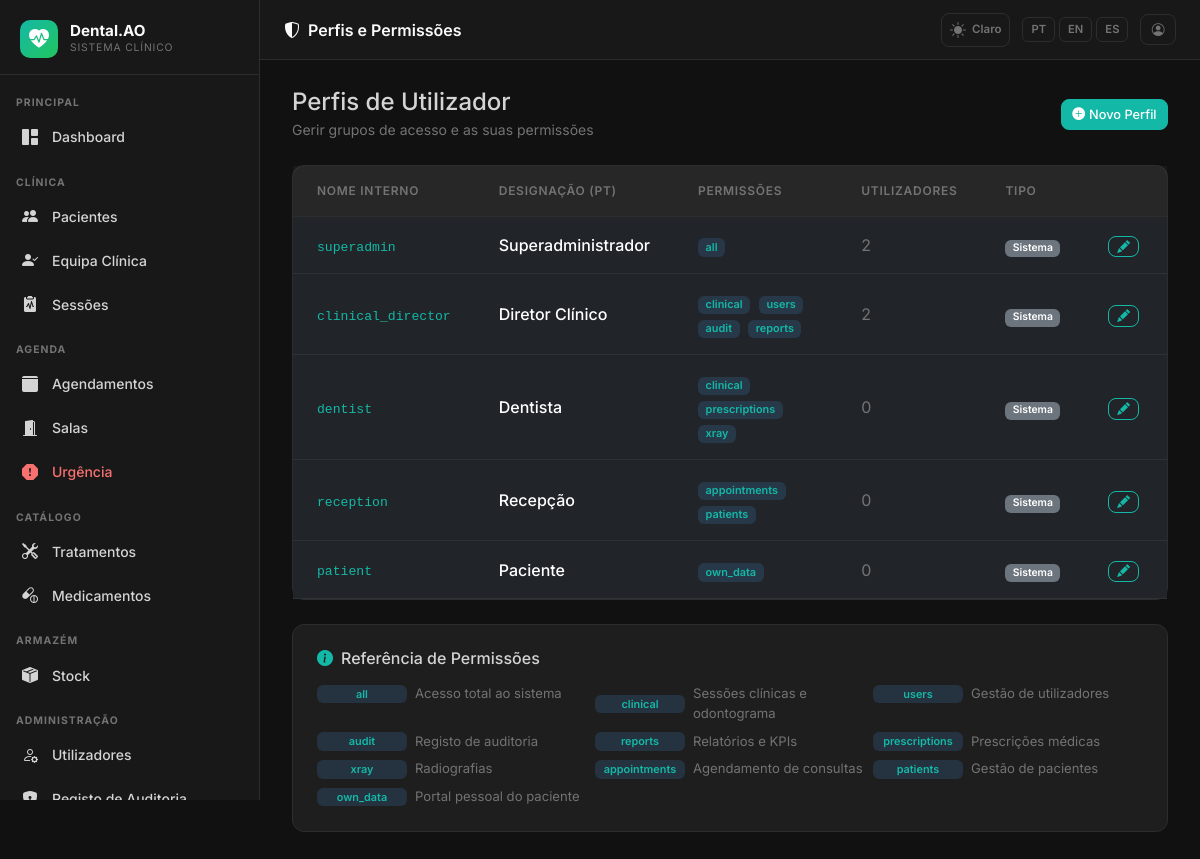
The app's page /superadmin/roles (signed in) with its own data.
### app/models.py (models this page shows, shortened)
class AppSetting(db.Model):
    __tablename__ = 'app_settings'
    key   = db.Column(db.String(64), primary_key=True)
    value = db.Column(db.Text, nullable=True)
    _DEFAULTS = {
        'app_name':       'DentalCare Pro',
        'app_logo':       '',
        'bg_dark':        '#111111',
        'sidebar_dark':   '#181818',
        'card_dark':      '#1e1e1e',
        'border_dark':    '#2d2d2d',
        'text_dark':      '#d4d4d4',
        'primary_dark':   '#14b8a6',
        'success_dark':   '#22c55e',
        'danger_dark':    '#f87171',
        'warning_dark':   '#fbbf24',
        'bg_light':       '#f0f4f8',
        'card_light':     '#ffffff',
        'border_light':   '#d1dce8',
        'text_light':     '#334155',
        'primary_light':  '#1976d2',
        'success_light':  '#00875a',
        'danger_light':   '#d32f2f',
        'warning_light':  '#e65100',
        'xray_max_mb':        '10',
        'stock_invoice_max_mb': '5',
        'urgency_surcharge':  '30',
    }
    @classmethod
    def all_as_dict(cls):
        stored = {s.key: s.value for s in cls.query.all()}
        result = dict(cls._DEFAULTS)
        result.update(stored)
        return result

class RoleDefinition(db.Model):
    __tablename__ = 'roles'
    id = db.Column(db.Integer, primary_key=True)
    name = db.Column(db.String(30), unique=True, nullable=False, index=True)
    display_name_pt = db.Column(db.String(100), nullable=False)
    display_name_en = db.Column(db.String(100), nullable=False)
    display_name_es = db.Column(db.String(100), nullable=False)
    description = db.Column(db.Text, nullable=True)
    permissions = db.Column(db.Text, nullable=True)
    users = db.relationship('User', back_populates='role_definition',
                             foreign_keys='User.role',
                             primaryjoin='User.role == RoleDefinition.name',
                             lazy='dynamic')

### app/superadmin/routes.py (the view)
@superadmin_bp.route('/roles')
@login_required
@superadmin_required
def roles_index():
    roles = RoleDefinition.query.order_by(RoleDefinition.id).all()
    return render_template('superadmin/roles/index.html', roles=roles)

### app/__init__.py (called while the page is built)
def get_locale():
    lang = session.get('lang')
    if lang in ['pt', 'en', 'es']:
        return lang
    return 'pt'

### app/models.py (called while the page is built)
    def role_display(self):
        role_map = {
            Role.SUPERADMIN: 'Superadmin',
            Role.CLINICAL_DIRECTOR: 'Diretor Clínico',
            Role.DENTIST: 'Dentista',
            Role.PATIENT: 'Paciente',
            Role.RECEPTION: 'Recepção',
        }
        return role_map.get(self.role, self.role)

    def role_badge_class(self):
        badge_map = {
            Role.SUPERADMIN: 'danger',
            Role.CLINICAL_DIRECTOR: 'primary',
            Role.DENTIST: 'success',
            Role.PATIENT: 'info',
            Role.RECEPTION: 'warning',
        }
        return badge_map.get(self.role, 'secondary')

### app/templates/superadmin/roles/index.html (shortened to what this page needs)
{% extends 'base.html' %}
{% block page_title %}<i class="bi bi-shield-shaded me-2"></i>{{ _('Perfis e Permissões') }}{% endblock %}
{% block content %}
<div class="d-flex justify-content-between align-items-center mb-4 flex-wrap gap-2">
  <div>
    <h4 class="mb-0" style="color:var(--dc-text)">{{ _('Perfis de Utilizador') }}</h4>
    <small style="color:var(--dc-text-muted)">{{ _('Gerir grupos de acesso e as suas permissões') }}</small>
  </div>
  <a href="{{ url_for('superadmin.roles_new') }}" class="btn btn-primary btn-sm">
    <i class="bi bi-plus-circle-fill me-1"></i>{{ _('Novo Perfil') }}
  </a>
</div>
<div class="dc-card p-0">
  <div class="table-responsive">
    <table class="table table-hover mb-0" style="color:var(--dc-text)">
      <thead style="border-bottom:1px solid var(--dc-border)">
        <tr style="color:var(--dc-text-muted);font-size:.75rem;text-transform:uppercase;letter-spacing:.06em">
          <th class="px-4 py-3">{{ _('Nome Interno') }}</th>
          <th class="px-4 py-3">{{ _('Designação (PT)') }}</th>
          <th class="px-4 py-3">{{ _('Permissões') }}</th>
          <th class="px-4 py-3">{{ _('Utilizadores') }}</th>
          <th class="px-4 py-3">{{ _('Tipo') }}</th>
          <th class="px-4 py-3"></th>
        </tr>
      </thead>
      <tbody>
        {% for rd in roles %}
        {% set is_system = rd.name in ['superadmin','clinical_director','dentist','reception','patient'] %}
        <tr>
          <td class="px-4 py-3">
            <code style="font-size:.82rem;color:var(--dc-primary)">{{ rd.name }}</code>
          </td>
          <td class="px-4 py-3" style="font-weight:500">{{ rd.display_name_pt }}</td>
          <td class="px-4 py-3">
            {% if rd.permissions %}
              {% for perm in rd.permissions.split(',') %}
              <span class="badge me-1"
                    style="background:rgba(74,158,255,.15);color:var(--dc-primary);font-size:.68rem">
                {{ perm.strip() }}
              </span>
              {% endfor %}
            {% else %}
              <span style="color:var(--dc-text-muted);font-size:.8rem">—</span>
            {% endif %}
          </td>
          <td class="px-4 py-3" style="color:var(--dc-text-muted)">
            {{ rd.users.count() }}
          </td>
          <td class="px-4 py-3">
            {% if is_system %}
            <span class="badge bg-secondary" style="font-size:.65rem">{{ _('Sistema') }}</span>
            {% else %}
            <span class="badge bg-success" style="font-size:.65rem">{{ _('Personalizado') }}</span>
            {% endif %}
          </td>
          <td class="px-4 py-3 text-end">
            <a href="{{ url_for('superadmin.roles_edit', role_id=rd.id) }}"
               class="btn btn-sm btn-outline-primary py-0 px-2 me-1">
              <i class="bi bi-pencil-fill"></i>
            </a>
          </td>
        </tr>
        {% endfor %}
      </tbody>
    </table>
  </div>
</div>
<div class="dc-card mt-4 p-4">
  <h6 class="mb-3" style="color:var(--dc-text)">
    <i class="bi bi-info-circle-fill me-2" style="color:var(--dc-primary)"></i>{{ _('Referência de Permissões') }}
  </h6>
  <div class="row g-2">
    {% set perms = [
      ('all',           _('Acesso total ao sistema')),
      ('clinical',      _('Sessões clínicas e odontograma')),
      ('users',         _('Gestão de utilizadores')),
      ('audit',         _('Registo de auditoria')),
      ('reports',       _('Relatórios e KPIs')),
      ('prescriptions', _('Prescrições médicas')),
      ('xray',          _('Radiografias')),
      ('appointments',  _('Agendamento de consultas')),
      ('patients',      _('Gestão de pacientes')),
      ('own_data',      _('Portal pessoal do paciente')),
    ] %}
    {% for code, desc in perms %}
    <div class="col-md-4">
      <div class="d-flex align-items-center gap-2" style="font-size:.82rem">
        <span class="badge" style="background:rgba(74,158,255,.15);color:var(--dc-primary);font-size:.68rem;min-width:90px">{{ code }}</span>
        <span style="color:var(--dc-text-muted)">{{ desc }}</span>
      </div>
    </div>
    {% endfor %}
  </div>
</div>
{% endblock %}

### app/templates/base.html (shortened to what this page needs)
<!DOCTYPE html>
<html lang="{{ get_locale() }}" data-dc-theme="{{ session.get('theme', 'dark') }}">
<head>
  <link href="https://cdn.jsdelivr.net/npm/bootstrap@5.3.2/dist/css/bootstrap.min.css" rel="stylesheet">
  <link href="https://cdn.jsdelivr.net/npm/bootstrap-icons@1.11.3/font/bootstrap-icons.min.css" rel="stylesheet">
  <link href="{{ url_for('static', filename='css/dental.css') }}" rel="stylesheet">
</head>
<body>
<aside class="dc-sidebar" id="dcSidebar">
  <div class="dc-brand">
    <div class="dc-brand-icon">
      {% if app_settings.app_logo %}
        <img src="{{ url_for('superadmin.logo_file', filename=app_settings.app_logo) }}"
             alt="{{ app_settings.app_name }}"
             style="width:36px;height:36px;object-fit:contain;border-radius:6px;">
      {% else %}
        <i class="bi bi-heart-pulse-fill"></i>
      {% endif %}
    </div>
    <div class="flex-fill">
      <div class="dc-brand-name">{{ app_settings.app_name }}</div>
      <div class="dc-brand-sub">{{ _('Sistema Clínico') }}</div>
    </div>
  </div>
  <nav class="dc-nav">
    {% set role = current_user.role %}
    <div class="dc-nav-section">{{ _('Principal') }}</div>
    <a href="{{ url_for('main.dashboard') }}"
       class="dc-nav-item {% if request.endpoint == 'main.dashboard' %}active{% endif %}">
      <i class="bi bi-grid-1x2-fill"></i> {{ _('Dashboard') }}
    </a>
    {% if role in ['superadmin', 'clinical_director', 'dentist', 'reception'] %}
    <div class="dc-nav-section mt-2">{{ _('Clínica') }}</div>
    {% endif %}
    {% if role in ['superadmin', 'clinical_director', 'dentist', 'reception'] %}
    <a href="{{ url_for('patients.index') }}"
       class="dc-nav-item {% if request.endpoint == 'patients.index' or request.endpoint in ['patients.new','patients.edit','patients.detail'] %}active{% endif %}">
      <i class="bi bi-people-fill"></i> {{ _('Pacientes') }}
    </a>
    {% endif %}
    {% if role in ['superadmin', 'clinical_director'] %}
    <a href="{{ url_for('patients.care_team_pending') }}"
       class="dc-nav-item {% if request.endpoint == 'patients.care_team_pending' %}active{% endif %}">
      <i class="bi bi-person-check-fill"></i> {{ _('Equipa Clínica') }}
    </a>
    {% endif %}
    {% if role in ['superadmin', 'clinical_director', 'dentist'] %}
    <a href="{{ url_for('sessions.index') }}"
       class="dc-nav-item {% if request.endpoint and 'sessions.' in request.endpoint and 'audit' not in request.endpoint and 'evolution' not in request.endpoint %}active{% endif %}">
      <i class="bi bi-clipboard2-pulse-fill"></i> {{ _('Sessões') }}
    </a>
    {% endif %}
    {% if role in ['superadmin', 'clinical_director', 'reception', 'dentist'] %}
    <div class="dc-nav-section mt-2">{{ _('Agenda') }}</div>
    {% endif %}
    {% if role in ['superadmin', 'clinical_director', 'reception'] %}
    <a href="{{ url_for('scheduling.calendar') }}"
       class="dc-nav-item {% if request.endpoint and 'scheduling.' in request.endpoint and 'emergency' not in request.endpoint and 'room' not in request.endpoint %}active{% endif %}">
      <i class="bi bi-calendar3-fill"></i> {{ _('Agendamentos') }}
    </a>
    {% endif %}
    {% if role in ['superadmin', 'clinical_director', 'reception', 'dentist'] %}
    <a href="{{ url_for('scheduling.rooms') }}"
       class="dc-nav-item {% if request.endpoint and 'rooms' in request.endpoint %}active{% endif %}">
      <i class="bi bi-door-open-fill"></i> {{ _('Salas') }}
    </a>
    {% endif %}
    {% if role in ['superadmin', 'clinical_director', 'reception', 'dentist'] %}
    <a href="{{ url_for('scheduling.emergency') }}"
       class="dc-nav-item {% if request.endpoint and 'emergency' in request.endpoint %}active{% endif %}"
       style="color:var(--dc-danger)">
      <i class="bi bi-exclamation-octagon-fill"></i> {{ _('Urgência') }}
    </a>
    {% endif %}
    {% if role in ['superadmin', 'clinical_director', 'dentist'] %}
    <div class="dc-nav-section mt-2">{{ _('Catálogo') }}</div>
    <a href="{{ url_for('admin.treatments') }}"
       class="dc-nav-item {% if 'treatments' in request.endpoint %}active{% endif %}">
      <i class="bi bi-tools"></i> {{ _('Tratamentos') }}
    </a>
    <a href="{{ url_for('admin.medicines') }}"
       class="dc-nav-item {% if 'medicine' in request.endpoint %}active{% endif %}">
      <i class="bi bi-capsule-pill"></i> {{ _('Medicamentos') }}
    </a>
    {% endif %}
    {% if role in ['superadmin', 'clinical_director', 'dentist', 'receptionist'] %}
    <div class="dc-nav-section mt-2">{{ _('Armazém') }}</div>
    <a href="{{ url_for('stock.index') }}"
       class="dc-nav-item {% if request.endpoint and 'stock.' in request.endpoint %}active{% endif %}">
      <i class="bi bi-box-seam-fill"></i> {{ _('Stock') }}
    </a>
    {% endif %}
    {% if role in ['superadmin', 'clinical_director'] %}
    <div class="dc-nav-section mt-2">{{ _('Administração') }}</div>
    <a href="{{ url_for('admin.users') }}"
       class="dc-nav-item {% if 'user' in request.endpoint %}active{% endif %}">
      <i class="bi bi-person-gear"></i> {{ _('Utilizadores') }}
    </a>
    <a href="{{ url_for('admin.audit_log') }}"
       class="dc-nav-item {% if 'audit' in request.endpoint %}active{% endif %}">
      <i class="bi bi-shield-lock-fill"></i> {{ _('Registo de Auditoria') }}
    </a>
    {% endif %}
  </nav>
</aside>
<header class="dc-topbar">
  <span class="page-title">{% block page_title %}{% endblock %}</span>
  <div class="topbar-actions">
    <a href="{{ url_for('auth.toggle_theme') }}"
       class="theme-toggle"
       title="{{ _('Alternar tema') }}">
      {% if session.get('theme', 'dark') == 'dark' %}
        <i class="bi bi-sun-fill"></i><span style="font-size:.72rem;font-weight:600;margin-left:2px">{{ _('Claro') }}</span>
      {% else %}
        <i class="bi bi-moon-stars-fill"></i><span style="font-size:.72rem;font-weight:600;margin-left:2px">{{ _('Escuro') }}</span>
      {% endif %}
    </a>
    <div class="lang-switcher">
      <a href="{{ url_for('auth.set_lang', lang='pt') }}"
         class="lang-btn {% if get_locale() == 'pt' %}active{% endif %}">PT</a>
      <a href="{{ url_for('auth.set_lang', lang='en') }}"
         class="lang-btn {% if get_locale() == 'en' %}active{% endif %}">EN</a>
      <a href="{{ url_for('auth.set_lang', lang='es') }}"
         class="lang-btn {% if get_locale() == 'es' %}active{% endif %}">ES</a>
    </div>
    <a href="{{ url_for('auth.profile') }}" class="btn btn-sm btn-outline-secondary" title="{{ _('Meu Perfil') }}">
      <i class="bi bi-person-circle"></i>
    </a>
  </div>
</header>
<main class="dc-main">
  <div class="dc-content">
    {% block content %}{% endblock %}
  </div>
</main>
</body>
</html>

### records on screen
AppSetting: app_name "Dental.AO"
RoleDefinition: name "superadmin", display_name_pt "Superadministrador", strip "all", users.count "2"
RoleDefinition: name "clinical_director", display_name_pt "Diretor Clínico", strip "clinical" "users" "audit" "reports", users.count "2"
RoleDefinition: name "dentist", display_name_pt "Dentista", strip "clinical" "prescriptions" "xray", users.count "0"
RoleDefinition: name "reception", display_name_pt "Recepção", strip "appointments" "patients", users.count "0"
RoleDefinition: name "patient", display_name_pt "Paciente", strip "own_data", users.count "0"

### other values on screen
{{ code }} "all" "clinical" "users" "audit" "reports" "prescriptions" "xray" "appointments" "patients" "own_data"
{{ desc }} "Acesso total ao sistema" "Sessões clínicas e odontograma" "Gestão de utilizadores" "Registo de auditoria" "Relatórios e KPIs" "Prescrições médicas" "Radiografias" "Agendamento de consultas" "Gestão de pacientes" "Portal pessoal do paciente"
